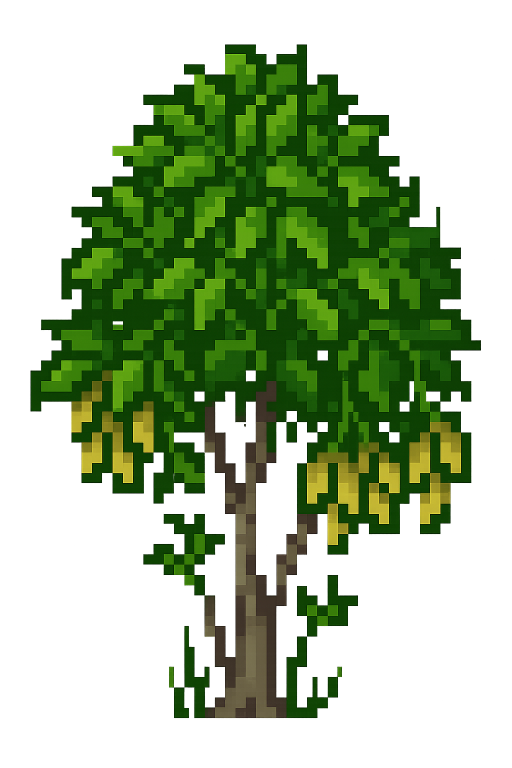
#> input picture plant_sprites/acer-negundo.png, 1024 x 1536 px (shown at 1/2 size)
$ python fix_pixel_art.py plant_sprites/acer-negundo.png
#> lines starting #> are read from the running program, lines starting #| are printed output that depends on the picture; after the words box and inside, x2 and y2 are one past the last pixel; in counts of white or black regions, pixels touching at a corner belong together
#!/usr/bin/env python3
"""
Recover true pixel art from upscaled, messy images.

Pipeline:
  0) Transparency rule:
       - alpha <= 127  → RGB=(0,0,0), alpha := 255
       - alpha >= 128  → keep RGB,  alpha := 255
     Then drop alpha (work in RGB).
  1) Quantize with a diversity-first palette in Lab space (farthest-point sampling,
     optional 1-iter k-medoids refinement). Preserves rare accent colors.
  2) Estimate logical pixel size (sy, sx) by grid-period search on color-change boundaries.
  3) Downscale by (sy, sx) using block-mode (most frequent color) pooling.

Usage:
  python fix_pixel_art.py input.png
  python fix_pixel_art.py input.png --colors 10 --preview 8
  python fix_pixel_art.py input.png --override 24 24 --preview 6
"""

import argparse, math
from PIL import Image
import numpy as np

# Pillow 10+ names, with fallback for older Pillow
try:
    from PIL.Image import Quantize, Resampling, Dither
    MEDIANCUT = Quantize.MEDIANCUT
    NEAREST = Resampling.NEAREST
    DITHER_NONE = Dither.NONE
    DITHER_FS = Dither.FLOYDSTEINBERG
except Exception:
    MEDIANCUT = Image.MEDIANCUT
    NEAREST = Image.NEAREST
    DITHER_NONE = Image.Dither.NONE
    DITHER_FS = Image.Dither.FLOYDSTEINBERG


# ----------------------------- Transparency handling -----------------------------

def flatten_transparency_threshold(img: Image.Image) -> Image.Image:
    """
    Flatten transparency by checking for opaque near-black pixels first:
      - Transparent pixels become black only when no opaque near-black pixels exist.
      - Otherwise transparent pixels become white.
    Then drop alpha and return an RGB image.
    """
    if img.mode in ("RGBA", "LA") or ("transparency" in img.info):
        rgba = img.convert("RGBA")
        arr = np.array(rgba, dtype=np.uint8)
        rgb, a = arr[..., :3], arr[..., 3]
        transparent_mask = a <= 64
        if transparent_mask.any():
            opaque_mask = a > 64
            near_black_threshold = 16
            near_black = np.all(rgb <= near_black_threshold, axis=-1)
            opaque_near_black_exists = bool(np.any(opaque_mask & near_black))
            fill_value = 255 if opaque_near_black_exists else 0
            rgb[transparent_mask] = fill_value
        return Image.fromarray(rgb, mode="RGB")
    else:
        return img.convert("RGB")

# ----------------------------- Color / Lab utilities -----------------------------

def _srgb_to_linear(c):
    a = 0.055
    return np.where(c <= 0.04045, c/12.92, ((c + a)/(1 + a))**2.4)

def _rgb_to_lab(rgb8):  # rgb8: (N,3) uint8 in [0,255]
    # sRGB -> XYZ (D65) -> Lab (D65)
    rgb = rgb8.astype(np.float64) / 255.0
    rgb = _srgb_to_linear(rgb)
    M = np.array([[0.4124564, 0.3575761, 0.1804375],
                  [0.2126729, 0.7151522, 0.0721750],
                  [0.0193339, 0.1191920, 0.9503041]])
    xyz = rgb @ M.T
    # Normalize by white point (D65)
    Xn, Yn, Zn = 0.95047, 1.00000, 1.08883
    x = xyz[:,0]/Xn; y = xyz[:,1]/Yn; z = xyz[:,2]/Zn
    eps = 216/24389; kappa = 24389/27
    fx = np.where(x > eps, np.cbrt(x), (kappa*x + 16)/116)
    fy = np.where(y > eps, np.cbrt(y), (kappa*y + 16)/116)
    fz = np.where(z > eps, np.cbrt(z), (kappa*z + 16)/116)
    L = 116*fy - 16
    a = 500*(fx - fy)
    b = 200*(fy - fz)
    return np.stack([L, a, b], axis=1)

def _deltaE76(lab1, lab2):
    d = lab1 - lab2
    return np.sqrt(np.sum(d*d, axis=-1))


# ----------------------------- Diversity-first posterize -----------------------------

def _sample_uniform_grid(img_np, step=4):
    """Uniform spatial sampling to avoid large regions dominating."""
    h, w, _ = img_np.shape
    ys = np.arange(0, h, step)
    xs = np.arange(0, w, step)
    yy, xx = np.meshgrid(ys, xs, indexing="ij")
    pts = img_np[yy, xx]  # (len(ys), len(xs), 3)
    return pts.reshape(-1, 3)

def _dedup_colors(rgb, round_to=16):
    """Bucket RGB to reduce near-duplicates (round_to ∈ {8,16,32})."""
    q = (rgb // round_to) * round_to + round_to//2
    uq, idx = np.unique(q, axis=0, return_index=True)
    return uq[idx.argsort()]

def _farthest_point_palette(cand_lab, K, seed_idx=None, dist_fn=_deltaE76):
    """Greedy k-center: pick farthest new color each step to maximize coverage."""
    N = cand_lab.shape[0]
    if seed_idx is None:
        chroma = np.sqrt(cand_lab[:,1]**2 + cand_lab[:,2]**2)
        seed_idx = int(np.argmax(chroma))
    chosen = [seed_idx]
    dmin = dist_fn(cand_lab, cand_lab[seed_idx:seed_idx+1]).reshape(N)
    for _ in range(1, K):
        idx = int(np.argmax(dmin))
        chosen.append(idx)
        dmin = np.minimum(dmin, dist_fn(cand_lab, cand_lab[idx:idx+1]).reshape(N))
    return np.array(chosen, dtype=int)

def _kmedoids_one_iter(cand_lab, palette_idx, dist_fn=_deltaE76):
    """One k-medoids update to reduce error without collapsing diversity."""
    palette = cand_lab[palette_idx]
    D = np.stack([dist_fn(cand_lab, p[None,:]) for p in palette], axis=1)  # (N,K)
    assign = np.argmin(D, axis=1)
    new_idx = []
    for k in range(palette.shape[0]):
        members = np.where(assign == k)[0]
        if len(members) == 0:
            new_idx.append(palette_idx[k]); continue
        sub = cand_lab[members]
        SD = np.sum(np.sqrt(((sub[:,None,:]-sub[None,:,:])**2).sum(-1)), axis=1)
        new_idx.append(members[int(np.argmin(SD))])
    return np.array(new_idx, dtype=int)

def posterize_diverse(img_rgb, colors=10, sample_step=4, bucket=16, refine=True, map_chunk=400_000):
    """
    Quantize with a palette chosen for diversity (broad gamut). Returns a 'P' image.
    """
    img_np = np.array(img_rgb, dtype=np.uint8)

    cand_rgb = _sample_uniform_grid(img_np, step=sample_step)
    cand_rgb = _dedup_colors(cand_rgb, round_to=bucket)
    cand_lab = _rgb_to_lab(cand_rgb)

    K = max(2, int(colors))
    pal_idx = _farthest_point_palette(cand_lab, K)
    if refine:
        pal_idx = _kmedoids_one_iter(cand_lab, pal_idx)
    palette_rgb = cand_rgb[pal_idx]  # (K,3)

    H, W, _ = img_np.shape
    flat_rgb = img_np.reshape(-1, 3)
    lab_pal = _rgb_to_lab(palette_rgb)
    out_idx = np.empty((flat_rgb.shape[0],), dtype=np.uint8)

    start = 0
    while start < flat_rgb.shape[0]:
        end = min(start + map_chunk, flat_rgb.shape[0])
        lab_chunk = _rgb_to_lab(flat_rgb[start:end])
        D = np.stack([_deltaE76(lab_chunk, p[None,:]) for p in lab_pal], axis=1)
        out_idx[start:end] = np.argmin(D, axis=1).astype(np.uint8)
        start = end

    paletted = Image.fromarray(out_idx.reshape(H, W), mode="P")
    pal_list = palette_rgb.astype(np.uint8).reshape(-1).tolist()
    paletted.putpalette(pal_list + [0]*(768 - len(pal_list)))  # pad to 256*3
    return paletted


# ----------------------------- Pixel-size estimation & downscale -----------------------------

def _best_period(strength, lo, hi):
    best_s, best_score = None, -1.0
    strength = strength.astype(np.float64)
    strength = (strength - strength.mean()) / (strength.std() + 1e-6)
    n = len(strength)

    for s in range(lo, min(hi, n) + 1):
        best_for_s = -1.0
        for o in range(s):
            vals = strength[o::s]
            if len(vals) <= 1:
                continue
            score = np.mean(np.abs(vals))
            if score > best_for_s:
                best_for_s = score
        score = best_for_s / math.sqrt(s)
        if score > best_score:
            best_score, best_s = score, s
    return best_s or 1

def estimate_grid_step_from_edges(pal_img, smin=2, smax=64):
    arr = np.array(pal_img)  # palette indices
    edges_x = (np.diff(arr, axis=1) != 0).astype(np.uint8)  # H x (W-1)
    edges_y = (np.diff(arr, axis=0) != 0).astype(np.uint8)  # (H-1) x W
    col_strength = edges_x.sum(axis=0)  # length W-1
    row_strength = edges_y.sum(axis=1)  # length H-1
    sx = _best_period(col_strength, smin, smax)
    sy = _best_period(row_strength, smin, smax)
    return sy, sx

def downscale_by_mode(pal_img, sy, sx):
    arr = np.array(pal_img)
    H, W = arr.shape
    H2, W2 = (H // sy) * sy, (W // sx) * sx
    arr = arr[:H2, :W2]

    hb, wb = H2 // sy, W2 // sx
    blocks = arr.reshape(hb, sy, wb, sx).swapaxes(1, 2).reshape(hb * wb, sy * sx)

    out_flat = np.empty(hb * wb, dtype=np.uint8)
    for i in range(blocks.shape[0]):
        bc = np.bincount(blocks[i], minlength=256)
        out_flat[i] = np.argmax(bc)
    out = out_flat.reshape(hb, wb)

    out_img = Image.fromarray(out, mode="P")
    out_img.putpalette(pal_img.getpalette())
    return out_img


# ----------------------------- End-to-end pipeline -----------------------------

def fix_pixel_art(img,
                  colors=10,
                  smin=2, smax=64,
                  sample_step=4, bucket=16, refine=True,
                  override=None):
    """
    Full pipeline with transparency thresholding.
    """
    img_prep = flatten_transparency_threshold(img)
    pal = posterize_diverse(img_prep, colors=colors, sample_step=sample_step,
                            bucket=bucket, refine=refine)
    if override is None:
        sy, sx = estimate_grid_step_from_edges(pal, smin=smin, smax=smax)
        if sx < sy:
            sx = sy
        else:
            sy = sx
    else:
        sy, sx = override

    fixed = downscale_by_mode(pal, sy, sx)
    return pal, (sy, sx), fixed


# ----------------------------- CLI -----------------------------

def main():
    ap = argparse.ArgumentParser(description="Recover true pixel art from upscaled images.")
    ap.add_argument("input", help="Input image (PNG/JPG).")
    ap.add_argument("-o", "--output", default=None, help="Output path for the 1:1 pixel PNG.")
    ap.add_argument("--colors", type=int, default=64, help="Palette size.")
    ap.add_argument("--range", type=int, nargs=2, metavar=("SMIN","SMAX"), default=(12,32),
                    help="Search range (inclusive) for logical pixel size.")
    ap.add_argument("--override", type=int, nargs=2, metavar=("SY","SX"),
                    help="Force block size (height width) instead of detecting.")
    ap.add_argument("--sample-step", type=int, default=4, help="Spatial sampling stride for palette candidates.")
    ap.add_argument("--bucket", type=int, default=16, choices=[8,16,32],
                    help="Pre-bucketing step (higher reduces near-duplicate candidates more).")
    ap.add_argument("--no-refine", action="store_true", help="Disable 1-iter k-medoids refinement.")
    ap.add_argument("--preview", type=int, default=0, help="If >0, also save an Nx preview (nearest).")
    args = ap.parse_args()

    img = Image.open(args.input)
#> img is the input picture: PIL image 1024x1536 RGBA; mean R, G, B, A 70.5, 103.9, 36.8, 106.1

    pal, (sy, sx), fixed = fix_pixel_art(
        img,
        colors=args.colors,
        smin=args.range[0], smax=args.range[1],
        sample_step=args.sample_step, bucket=args.bucket, refine=not args.no_refine,
        override=tuple(args.override) if args.override else None
    )
#> in flatten_transparency_threshold, `rgb, a = arr[..., :3], arr[..., 3]`:
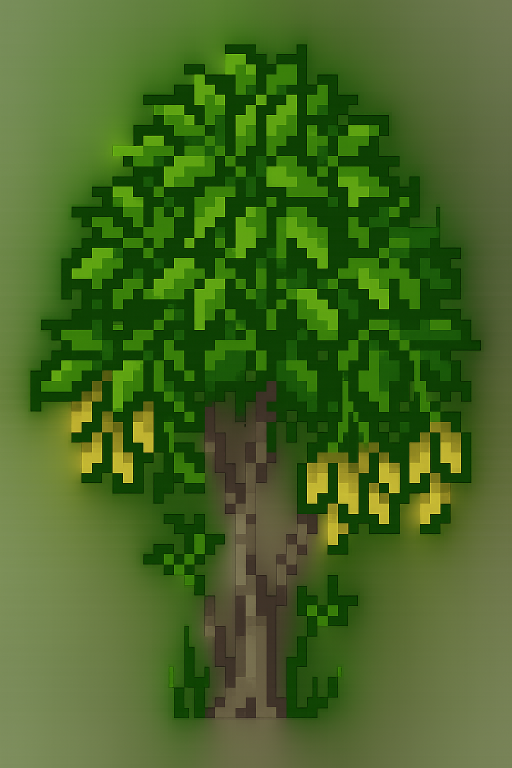
#> rgb: shape (1536, 1024, 3) (shown at 1/2 size); mean R, G, B 70.5, 103.9, 36.8
#> in flatten_transparency_threshold, `transparent_mask = a <= 64`:
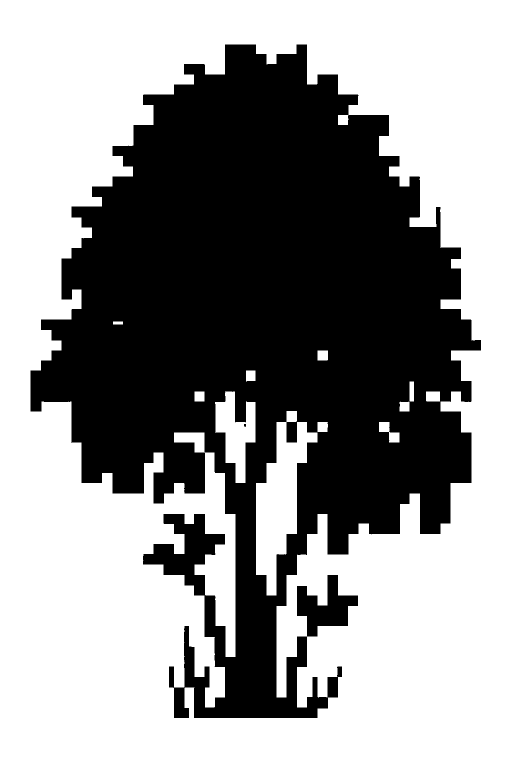
#> transparent_mask: shape (1536, 1024) bool (shown at 1/2 size); 58.2% white; 2 black regions, box (x1, y1, x2, y2) and area: (61, 89, 962, 1436) 656969, (488, 848, 492, 854) 21
#> in flatten_transparency_threshold, `near_black = np.all(rgb <= near_black_threshold, axis=-1)`:
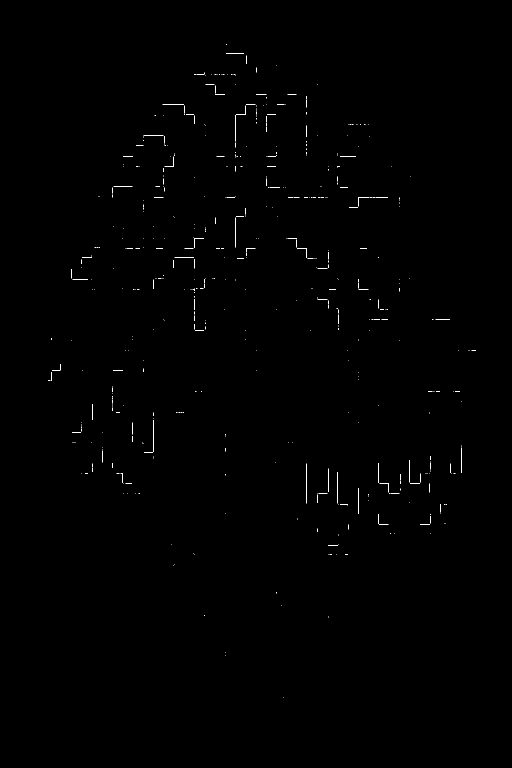
#> near_black: shape (1536, 1024) bool (shown at 1/2 size); 0.23% white in thin lines or dots, all inside (x1, y1, x2, y2) = (96, 89, 952, 1396)
#> in flatten_transparency_threshold, `opaque_near_black_exists = bool(np.any(opaque_mask & near_black))`: opaque_near_black_exists = True
#> in flatten_transparency_threshold, `fill_value = 255 if opaque_near_black_exists else 0`: fill_value = 255
#> in _dedup_colors, `uq, idx = np.unique(q, axis=0, return_index=True)`: uq = 149 rows, first 8: [8, 8, 8], [8, 24, 8], [8, 40, 8], [8, 56, 8], [8, 72, 8], [24, 24, 8], [24, 24, 24], [24, 40, 8]; idx = 149 values, max 85846 at index 33, min 0 at index 148, mean 42259.4
#> in posterize_diverse, `cand_rgb = _dedup_colors(cand_rgb, round_to=bucket)`: cand_rgb = 149 rows, first 8: [248, 248, 248], [8, 72, 8], [8, 56, 8], [24, 72, 8], [136, 232, 24], [152, 232, 24], [136, 216, 24], [8, 24, 8]
#> in _rgb_to_lab, `rgb = rgb8.astype(np.float64) / 255.0`: rgb = 149 rows, first 8: [0.973, 0.973, 0.973], [0.0314, 0.282, 0.0314], [0.0314, 0.22, 0.0314], [0.0941, 0.282, 0.0314], [0.533, 0.91, 0.0941], [0.596, 0.91, 0.0941], [0.533, 0.847, 0.0941], [0.0314, 0.0941, 0.0314]
#> in _rgb_to_lab, `rgb = _srgb_to_linear(rgb)`: rgb = 149 rows, first 8: [0.939, 0.939, 0.939], [0.00243, 0.0648, 0.00243], [0.00243, 0.0395, 0.00243], [0.00913, 0.0648, 0.00243], [0.246, 0.807, 0.00913], [0.314, 0.807, 0.00913], [0.246, 0.687, 0.00913], [0.00243, 0.00913, 0.00243]
#> in _rgb_to_lab, `xyz = rgb @ M.T`: xyz = 149 rows, first 8: [0.892, 0.939, 1.02], [0.0246, 0.047, 0.0101], [0.0156, 0.029, 0.00707], [0.0274, 0.0485, 0.0102], [0.392, 0.63, 0.11], [0.42, 0.645, 0.111], [0.349, 0.544, 0.0953], [0.00471, 0.00722, 0.00344]
#> in _rgb_to_lab, `x = xyz[:, 0] / Xn`: x = 149 values, max 0.939 at index 0, min 0.00243 at index 10, mean 0.216
#> in _rgb_to_lab, `y = xyz[:, 1] / Yn`: y = 149 values, max 0.939 at index 0, min 0.00243 at index 10, mean 0.265
#> in _rgb_to_lab, `z = xyz[:, 2] / Zn`: z = 149 values, max 0.939 at index 0, min 0.00243 at index 10, mean 0.0611
#> in _rgb_to_lab, `fx = np.where(x > eps, np.cbrt(x), (kappa*x + 16)/116)`: fx = 149 values, max 0.979 at index 0, min 0.157 at index 10, mean 0.541
#> in _rgb_to_lab, `fy = np.where(y > eps, np.cbrt(y), (kappa*y + 16)/116)`: fy = 149 values, max 0.979 at index 0, min 0.157 at index 10, mean 0.581
#> in _rgb_to_lab, `fz = np.where(z > eps, np.cbrt(z), (kappa*z + 16)/116)`: fz = 149 values, max 0.979 at index 0, min 0.157 at index 10, mean 0.359
#> in _rgb_to_lab, `L = 116*fy - 16`: L = 149 values, max 97.58 at index 0, min 2.19 at index 10, mean 51.39
#> in _rgb_to_lab, `a = 500*(fx - fy)`: a = 149 values, max 17.57 at index 76, min -62.58 at index 37, mean -19.86
#> in _rgb_to_lab, `b = 200*(fy - fz)`: b = 149 values, max 84.13 at index 38, min -3.86 at index 76, mean 44.42
#> in posterize_diverse, `cand_lab = _rgb_to_lab(cand_rgb)`: cand_lab = 149 rows, first 8: [97.58, -1.63e-05, 6.53e-06], [25.87, -32.56, 30.2], [19.63, -26.55, 23.73], [26.29, -29.02, 30.75], [83.45, -56.56, 78.42], [84.2, -51.15, 79.35], [78.7, -50.24, 74.48], [6.53, -8.85, 6.33]
#> in _farthest_point_palette, `chroma = np.sqrt(cand_lab[:,1]**2 + cand_lab[:,2]**2)`: chroma = 149 values, max 103.4 at index 37, min 1.02e-06 at index 10, mean 51.14
#> in _farthest_point_palette, `seed_idx = int(np.argmax(chroma))`: seed_idx = 37
#> in _farthest_point_palette, `chosen = [seed_idx]`: chosen = [37]
#> in _deltaE76, `d = lab1 - lab2`: d = 149 rows, first 8: [9.4, 62.58, -82.33], [-62.3, 30.02, -52.13], [-68.55, 36.03, -58.6], [-61.88, 33.56, -51.58], [-4.73, 6.03, -3.91], [-3.98, 11.43, -2.98], [-9.48, 12.34, -7.85], [-81.65, 53.73, -76]
#> in _farthest_point_palette, `dmin = dist_fn(cand_lab, cand_lab[seed_idx:seed_idx+1]).reshape(N)`: dmin = 149 values, max 135.6 at index 76, min 0 at index 37, mean 71.21
#> the loop in _farthest_point_palette, `for _ in range(1, K):` made 63 passes
#> idx on passes 1 to 8: 76, 0, 40, 137, 129, 8, 25, 90
#> after the loop in _farthest_point_palette, `for _ in range(1, K):`: chosen = 64 values, max 147 at index 25, min 0 at index 2, mean 77.78; dmin = 149 values, max 7.95 at index 61, min 0 at index 0, mean 3.3
#> in posterize_diverse, `pal_idx = _farthest_point_palette(cand_lab, K)`: pal_idx has the same summary as chosen in _farthest_point_palette
#> in _kmedoids_one_iter, `palette = cand_lab[palette_idx]`: palette = 64 rows, first 8: [88.18, -62.58, 82.33], [20.76, 17.57, -3.86], [97.58, -1.63e-05, 6.53e-06], [39.17, -32.03, 42.73], [82.68, 3.79, 73.04], [51.12, 1.14, 19.87], [13.15, -19.75, 15.68], [61.13, -52.32, 61.26]
#> in _kmedoids_one_iter, `D = np.stack([dist_fn(cand_lab, p[None,:]) for p in palette], axis=1)`:
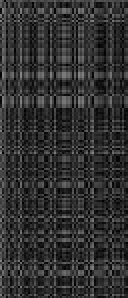
#> D: shape (149, 64) float64 (shown 2 times larger); min 0, max 135.6, mean 49.4
#> in _kmedoids_one_iter, `assign = np.argmin(D, axis=1)`: assign = 149 values, max 63 at index 121, min 0 at index 36, mean 32.51
#> the loop in _kmedoids_one_iter, `for k in range(palette.shape[0]):` made 64 passes
#> (members, sub, SD) on passes 2 to 6: ([76], [[20.76, 17.57, -3.86]], [0]), ([0], [[97.58, -1.63e-05, 6.53e-06]], [0]), ([40, 125], [[39.17, -32.03, 42.73], [45.46, -32.45, 44.05]], [6.44, 6.44]), ([137], [[82.68, 3.79, 73.04]], [0]), ([113, 129], [[44.75, 1.37, 20.38], [51.12, 1.14, 19.87]], [6.4, 6.4])
#> after the loop in _kmedoids_one_iter, `for k in range(palette.shape[0]):`: new_idx = 64 values, max 147 at index 25, min 0 at index 2, mean 73.86
#> in posterize_diverse, `pal_idx = _kmedoids_one_iter(cand_lab, pal_idx)`: pal_idx has the same summary as new_idx in _kmedoids_one_iter
#> in posterize_diverse, `palette_rgb = cand_rgb[pal_idx]`: palette_rgb = 64 rows, first 8: [152, 248, 24], [72, 40, 56], [248, 248, 248], [56, 104, 8], [248, 200, 56], [120, 104, 72], [8, 40, 8], [72, 168, 24]
#> in _rgb_to_lab (call 2), `rgb = rgb8.astype(np.float64) / 255.0`: rgb = 64 rows, first 8: [0.596, 0.973, 0.0941], [0.282, 0.157, 0.22], [0.973, 0.973, 0.973], [0.22, 0.408, 0.0314], [0.973, 0.784, 0.22], [0.471, 0.408, 0.282], [0.0314, 0.157, 0.0314], [0.282, 0.659, 0.0941]
#> in _rgb_to_lab (call 2), `rgb = _srgb_to_linear(rgb)`: rgb = 64 rows, first 8: [0.314, 0.939, 0.00913], [0.0648, 0.0212, 0.0395], [0.939, 0.939, 0.939], [0.0395, 0.138, 0.00243], [0.939, 0.578, 0.0395], [0.188, 0.138, 0.0648], [0.00243, 0.0212, 0.00243], [0.0648, 0.392, 0.00913]
#> in _rgb_to_lab (call 2), `xyz = rgb @ M.T`: xyz = 64 rows, first 8: [0.467, 0.739, 0.127], [0.0415, 0.0318, 0.0414], [0.892, 0.939, 1.02], [0.0662, 0.108, 0.0196], [0.601, 0.616, 0.125], [0.139, 0.144, 0.0817], [0.00903, 0.0159, 0.00488], [0.168, 0.294, 0.0566]
#> in posterize_diverse, `lab_pal = _rgb_to_lab(palette_rgb)`: lab_pal = 64 rows, first 8: [88.86, -57.51, 83.17], [20.76, 17.57, -3.86], [97.58, -1.63e-05, 6.53e-06], [39.17, -32.03, 42.73], [82.68, 3.79, 73.04], [44.75, 1.37, 20.38], [13.15, -19.75, 15.68], [61.17, -51.83, 58.42]
#> in posterize_diverse, `pal_list = palette_rgb.astype(np.uint8).reshape(-1).tolist()`: pal_list = 192 values, max 248 at index 1, min 8 at index 11, mean 89
#> in estimate_grid_step_from_edges, `edges_y = (np.diff(arr, axis=0) != 0).astype(np.uint8)`:
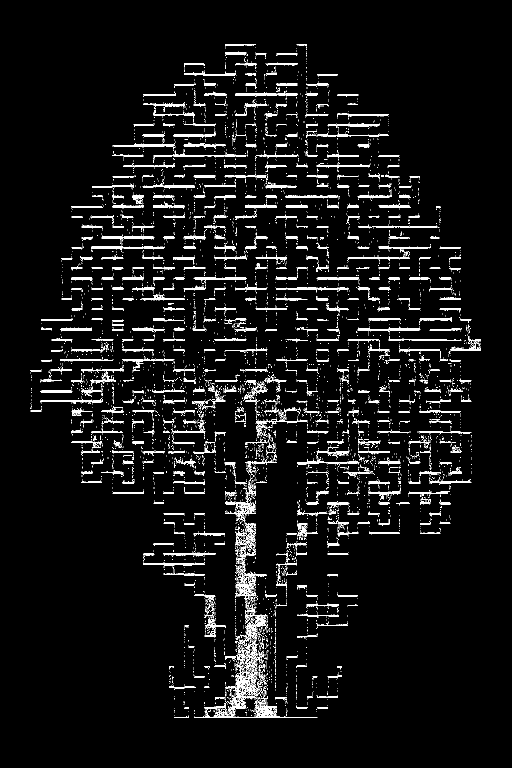
#> edges_y: shape (1535, 1024) (shown at 1/2 size); values 0 (black) and 1 (white), 5.6% white; 5988 white regions (5388 under 20 px), largest, box (x1, y1, x2, y2) and area: (388, 1281, 635, 1436) 3384, (471, 1146, 533, 1201) 865, (450, 979, 512, 1044) 781
#> in estimate_grid_step_from_edges, `col_strength = edges_x.sum(axis=0)`: col_strength = 1023 values, max 1167 at index 511, min 0 at index 0, mean 99.91
#> in estimate_grid_step_from_edges, `row_strength = edges_y.sum(axis=1)`: row_strength = 1535 values, max 525 at index 659, min 0 at index 0, mean 57.57
#> in _best_period, `strength = strength.astype(np.float64)`: strength has the same summary as col_strength in estimate_grid_step_from_edges
#> in _best_period, `strength = (strength - strength.mean()) / (strength.std() + 1e-6)`: strength = 1023 values, max 5.77 at index 511, min -0.541 at index 0, mean 6.95e-17
#> in _best_period, `n = len(strength)`: n = 1023
#> after the loop in _best_period, `for s in range(lo, min(hi, n) + 1):`: best_s = 20; best_score = 0.211
#> in estimate_grid_step_from_edges, `sx = _best_period(col_strength, smin, smax)`: sx = 20
#> in estimate_grid_step_from_edges, `sy = _best_period(row_strength, smin, smax)`: sy = 12
#> in fix_pixel_art, `sy, sx = estimate_grid_step_from_edges(pal, smin=smin, smax=smax)`: sx = 20
#> in downscale_by_mode, `H2, W2 = (H // sy) * sy, (W // sx) * sx`: H2 = 1520; W2 = 1020
#> in downscale_by_mode, `hb, wb = H2 // sy, W2 // sx`: hb = 76; wb = 51
#> in downscale_by_mode, `blocks = arr.reshape(hb, sy, wb, sx).swapaxes(1, 2).reshape(hb * wb, s..`:
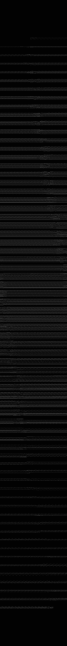
#> blocks: shape (3876, 400) (shown at 1/6 size); min 0, max 63, mean 11.8
#> in downscale_by_mode, `out_flat = np.empty(hb * wb, dtype=np.uint8)`: out_flat = 3876 values, max 255 at index 2, min 0 at index 6, mean 94.31
#> after the loop in downscale_by_mode, `for i in range(blocks.shape[0]):`: out_flat = 3876 values, max 62 at index 1947, min 2 at index 0, mean 10.83
#> in downscale_by_mode, `out_img.putpalette(pal_img.getpalette())`:
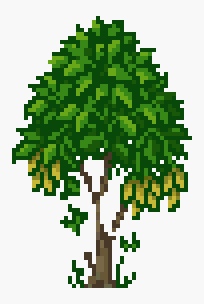
#> out_img: PIL image 51x76 P (shown 4 times larger); mean R, G, B 163.3, 186.2, 154
#> sy = 20; sx = 20

    out = args.output or (args.input.rsplit(".",1)[0] + f".pixel_{sy}x{sx}.png")
    fixed.save(out)
    print(f"Detected block size: {sy}x{sx} px; saved: {out}")
#| Detected block size: 20x20 px; saved: plant_sprites/acer-negundo.pixel_20x20.png

    if args.preview and args.preview > 0:
        prev = fixed.resize((fixed.width*args.preview, fixed.height*args.preview), resample=NEAREST)
        prev_path = out.rsplit(".",1)[0] + f"_x{args.preview}.png"
        prev.save(prev_path)
        print(f"Preview saved: {prev_path}")

if __name__ == "__main__":
    main()
